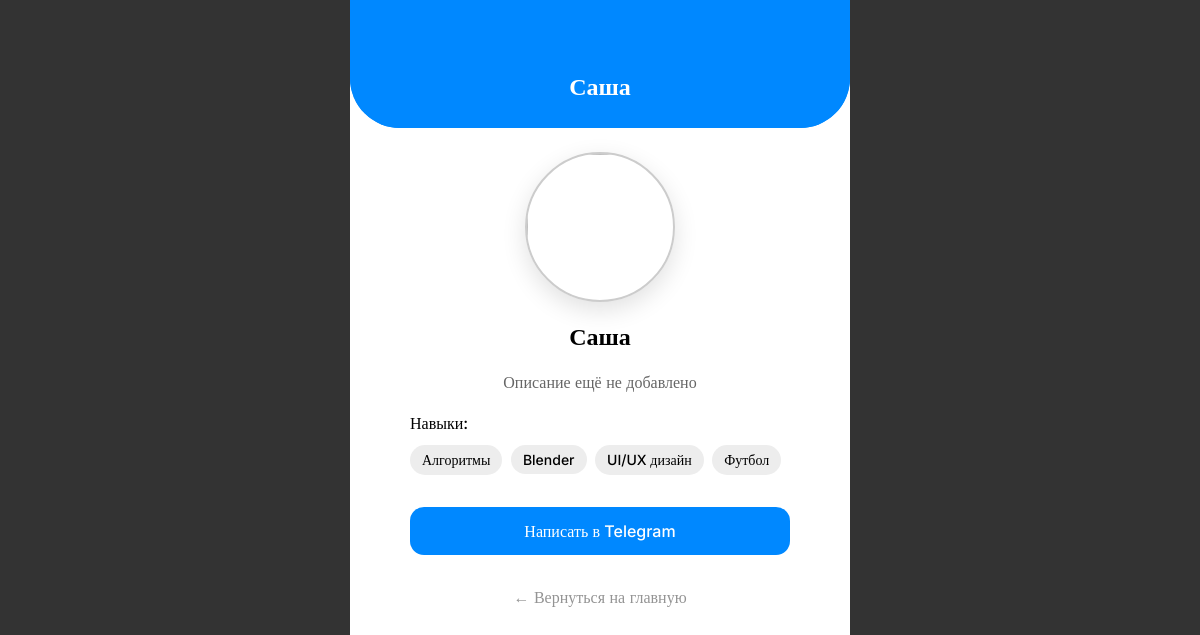
The page /accounts/profiles/sasha-2/ (signed in) on the database its author committed.
### accounts/models.py (models this page shows, shortened)
class Profile(models.Model):
    user = models.OneToOneField(User, on_delete=models.CASCADE, related_name='profile')
    description = models.TextField(
        max_length=700,
        blank=True,
        default='Описание ещё не добавлено'
    )
    name = models.CharField(
        max_length=100
    )
    photo = models.ImageField(
        upload_to="avatars/",
        blank=True,
        null=True,
        validators=[
            FileExtensionValidator(
                allowed_extensions=["jpg", "jpeg", "png", "webp"]
            )
        ]
    )
    telegram = models.CharField(
        max_length=100,
        blank=False
    )
    skills = models.ManyToManyField(
        Skill,
        related_name='profiles',
        blank=True
    )
    slug = models.SlugField(
        max_length=120,
        unique=True,
        blank=True
    )

class Skill(models.Model):
    name = models.CharField(
        max_length=100,
        unique=True,
        verbose_name='Навык',
    )

### accounts/views.py (the view)
# urls.py: path('profiles/<slug:slug>/', profile_detail, name='profile_detail'),
@profile_required
def profile_detail(request, slug):
    profile = get_object_or_404(Profile, slug=slug)
    return render(request, 'profile_detail.html', {
        'profile': profile
    })

### templates/profile_detail.html (shortened to what this page needs)
<!DOCTYPE html>
{% extends "base-no-nav.html" %}
{% load static %}
{% block content %}
<div class = 'app-header'>
            <h2 class = 'focus-phrase'>{% if profile.name %}{{ profile.name }}{% else %}Профиль{% endif %}</h2>
        </div>
<div class="profile-detail-container">
    {% if profile.photo %}
        <img src="{{ profile.photo.url }}" class="profile-avatar">
    {% else %}
        <img src="{% static 'img/default-avatar.png' %}" class="profile-avatar">
    {% endif %}
    <h2>{{ profile.name }}</h2>
    <p class="profile-description">
        {{ profile.description }}
    </p>
    <div class="skills-block">
        <h3>Навыки:</h3>
        {% for skill in profile.skills.all %}
            <span class="skill-chip">{{ skill.name }}</span>
        {% empty %}
            <p>Навыки не указаны</p>
        {% endfor %}
    </div>
    <div class="telegram-block">
        <a href="https://t.me/{{ profile.telegram|cut:"@"  }}"
           target="_blank"
           class="telegram-button">
            Написать в Telegram
        </a>
    </div>
    <div class="back-button">
        <a href="/" class="btn-back">
            ← Вернуться на главную
        </a>
    </div>
</div>
{% endblock %}

### static/css/style.css (style rules this page uses)
* { margin: 0; padding: 0; box-sizing: border-box; font-family: "Inter", serif; }
:root { --white: #fff; --black: #000; --gray-light: #ededed; --gray-border: rgba(217, 217, 217, 0.65); --gray-text: #949494; --blue-prime: #0088FF; --header-height: 128px; --nav-height: 57px; --screen-width: 500px; --card-gap: 20px; }
body { background-color: #333; display: flex; justify-content: center; height: 100vh; }
.app-header { position: fixed; top: 0; left: 50%; transform: translateX(-50%); width: 100%; max-width: var(--screen-width); height: var(--header-height); border-radius: 0 0 50px 50px; background: var(--blue-prime); z-index: 10; display: flex; align-items: center; padding: 13px 20px; }
.focus-phrase { display: flex; font-size: 24px; color: white; margin-left: auto; margin-right: auto; margin-top: 45px; }
.skill-chip { background: var(--white); padding: 6px 12px; padding-left: 15px; border-radius: 40px; display: flex; width: auto+10px; font-size: 16px; font-weight: 500; color: var(--black); text-align: center; gap: 10px; }
.profile-detail-container { padding: 16px; overflow-y: auto; }
.profile-detail-container { max-width: 420px; margin-left: auto; margin-right: auto; display: flex; flex-direction: column; align-items: center; gap: 20px; padding: 24px 20px 40px; }
.profile-avatar { width: 160px; height: 160px; border-radius: 50%; object-fit: cover; box-shadow: 0 8px 24px rgba(0, 0, 0, 0.12); }
.profile-detail-container h2 { font-size: 24px; font-weight: 600; margin: 0; }
.profile-description { font-size: 16px; line-height: 1.4; color: #666; text-align: center; max-width: 320px; }
.skills-block { width: 100%; }
.skills-block h3 { font-size: 16px; font-weight: 500; margin-bottom: 8px; }
.skills-block span.skill-chip { display: inline-block; padding: 6px 12px; border-radius: 999px; background: var(--gray-light); font-size: 14px; margin: 4px 4px 0 0; }
.telegram-block { width: 100%; margin-top: 12px; }
.telegram-button { display: block; width: 100%; text-align: center; padding: 14px 16px; border-radius: 14px; background: var(--blue-prime); color: #fff; text-decoration: none; font-weight: 500; }
.back-button { margin-top: 12px; }
.btn-back { font-size: 16px; color: var(--gray-text); text-decoration: none; }
.profile-avatar { width: 150px; height: 150px; border-radius: 50%; object-fit: cover; border: 2px solid #ccc; }

### rows shown on the page
Profile: name "Саша", description "Описание ещё не добавлено"
Skill: name "Алгоритмы"
Skill: name "Blender"
Skill: name "UI/UX дизайн"
Skill: name "Футбол"
